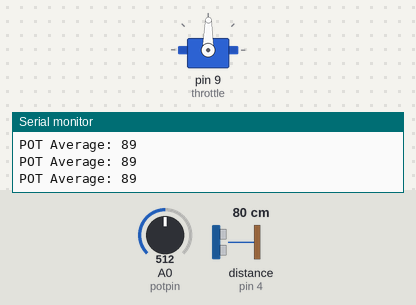
This sketch was run on a simulated Arduino Uno, built with avr-gcc and run on an emulated ATmega328P. On the bench: servo, the last lines printed to the serial monitor. Wiring (inferred from the names in the program): ultrasonic range finder: trigger pin 5; echo pin 4. The inputs (shaded band) are chosen by the test bench; at power-on: A0 (potpin) = 512, distance to the obstacle (sensor on pin 4) 80 cm. The echo pulse lasts 58.3 µs per cm.

Above: at 3.2 s.
3.3 s: A0 (potpin) set to 562
At 4.0 s:
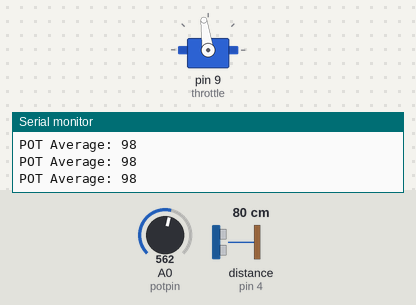
4.8 s: A0 (potpin) set to 582
At 5.6 s:
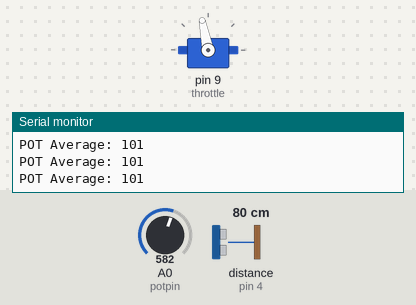
6.3 s: A0 (potpin) set to 306
At 6.6 s:
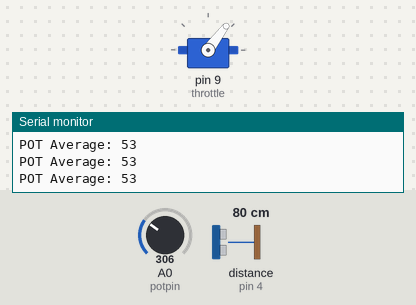
7.8 s: A0 (potpin) set to 716
At 8.7 s:
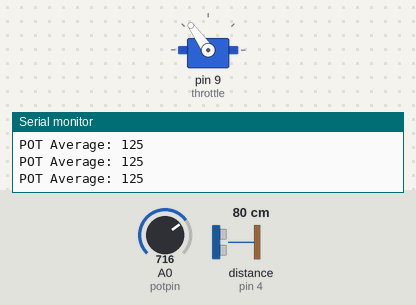
9.3 s: A0 (potpin) set to 10
At 10.4 s:
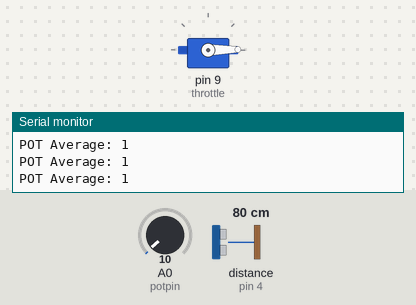
Timing chart, 0 to 12.3 s (numbered marks = the images above; inputs shaded):
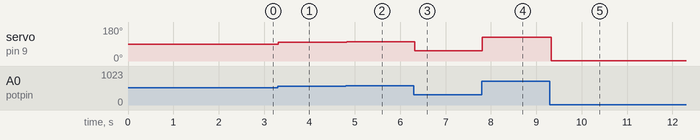

Measured:
- after the input at 3.3 s, servo on pin 9 (throttle): 89° → 98° at once
- after the input at 4.8 s, servo on pin 9 (throttle): 98° → 101° at once
- after the input at 6.3 s, servo on pin 9 (throttle): 101° → 53° at once
- after the input at 7.8 s, servo on pin 9 (throttle): 53° → 125° at once
- after the input at 9.3 s, servo on pin 9 (throttle): 125° → 1° at once

The sketch:

cart_type1.ino
```cpp
/*
 * cart_type1
 * --------------------------------------------
 * Control Club Car DS Golf Cart Accelerator
 * --------------------------------------------
 * version: 0.2
 * --------------------------------------------
 *
 * Adge Denkers
 * date: 2020-07-20 revised:
 * location: https://github.com/adgedenkers/cart.git
 *
 * --------------------------------------------
 */

// For Servo Motor
#include <Servo.h>

// Circular Buffer for Averaging Latest Readings
#include <CircularBuffer.h>

// Define Pins
// --------------------------------------------
/* Ultrasonic Range Sensor: Trigger */
#define trigPin 5
/* Ultrasonic Range Sensor: Transmitter */
#define echoPin 4
/* Throttle Servo Motor Pin - PWM PIN Required */
#define throttlePin 3

// Define Objects
// --------------------------------------------
/* create a servo object */
Servo throttle;
/* create circular buffer for averaging distance */
CircularBuffer<int, 20> buffer;
/* create pot buffer for pot position */
CircularBuffer<int, 10> potbuffer;


// Define Variables
// --------------------------------------------
long duration;               /* decimal value: length of time between pulses */
int range;                   /* integer: distance to object */
int throttleInit = 100;      /* integer: servo angle which can vary from 0 - 359 */
float t = 0.0;               /* float:  */
int bdistance;               /* integer: distance at zero movement */
int mdistance;               /* integer: distance at max movement */
int s = 0;                   /* integer: value of Throttle (T) */
int r = 0;                   /* integer: raw range to target */
int d = 0;                   /* integer: can't remember what this integer is for */
int firstRun = 0;            /* boolean: test if it is the first loop through */
int rangeFrequency = 8;      /* integer: how many values will be in the range rolling average */
int over = 2000;             /* integer: period of time in milliseconds */
int change = 0;              /* integer: change in servo angle */
int servo_return;            /* integer: the return value of "turnServo()" */
unsigned long time = 0;
float avg = 0.0;

int potpin = 0;              /* integer: analog pin used to connect the potentiometer */
int val;                     /* integer: variable to read the value from the analog pin */
int potavg = 0;              /* integer: average of 10 previous pot positions */

/********************************/
/* setup function               */
/********************************/
void setup() {

  /* Set Pins as inputs and outputs */
  pinMode(trigPin, OUTPUT);
  pinMode(echoPin, INPUT);

  throttle.attach(9);

  /* Begin Serial communication at a baudrate of 9600 */
  Serial.begin(9600);
  delay(2000);

}

/********************************/
/* main program loop            */
/********************************/
void loop() {

  if (firstRun == 0) {
    Serial.println("First Run");
    firstRun = firstRun + 1;
    //throttle.write(t);
  }

  int sum = 0;
  /* get pot position */
  val = analogRead(potpin);
  val = map(val, 0, 1023, 0, 179);  /* scale it to use it with the servo (value between 0 and 180) */
  potbuffer.push(val);
  using index_t = decltype(potbuffer)::index_t;
  for (index_t i=0; i < potbuffer.size(); i++) {
    sum += potbuffer[i];
  }
  potavg = sum / potbuffer.size(); /* Average all the entries in the buffer - 10 entries */

  Serial.print("POT Average: ");
  Serial.println(potavg);
  // reset `sum` variable
  sum = 0;

  /* get range to target */
  getRange();

  throttle.write(val);


  /*
  if(range > 2 && range < 4) {
    throttle.write(50);
  }

  if(range >= 4 && range < 7) {
    throttle.write(35);
  }
  //throttle.write(t);               //command to rotate the servo to the specified angle
  */
  delay(15);
}

// Function
// Get range to target
int getRange()
{
  /* Get Distance from Floor */
  // clear the trigger
  // Clear the trigPin by setting it LOW:
  digitalWrite(trigPin, LOW);
  delayMicroseconds(5);
  // send a signal
  // Trigger the sensor by setting the trigPin high for 10 microseconds:
  digitalWrite(trigPin, HIGH);
  delayMicroseconds(10);
  digitalWrite(trigPin, LOW);

  // read the signal return
  /* Read the echoPin. pulseIn() */
  /* It returns the duration (length of the pulse) in microseconds */
  duration = pulseIn(echoPin, HIGH);
  buffer.push(duration);

  if (millis() >= 100) {
    float avg = 0.0;
    float sum = 0.0;
    using index_t = decltype(buffer)::index_t;
    for (index_t i=0; i < buffer.size(); i++) {
      sum += buffer[i];
    }

    avg = sum / buffer.size(); /* Average all the entries in the buffer - 20 entries */
    /* Calculate the distance: */
    range = avg * 0.034 / 2;

  }
  /* Print the distance on the Serial Monitor (Ctrl+Shift+M): */
  /*
  Serial.print("Distance = ");
  Serial.print(range);
  Serial.println(" cm");
  */
  return range;
}

int averageBuffer(int value, CircularBuffer<int, 20> avgBuffer) {
  int sum = 0;
  potbuffer.push(value);
  using index_t = decltype(potbuffer)::index_t;
  for (index_t i=0; i < potbuffer.size(); i++) {
    sum += potbuffer[i];
  }

  avg = sum / avgBuffer.size(); /* Average all the entries in the buffer - 20 entries */
  return avg;
}
```
